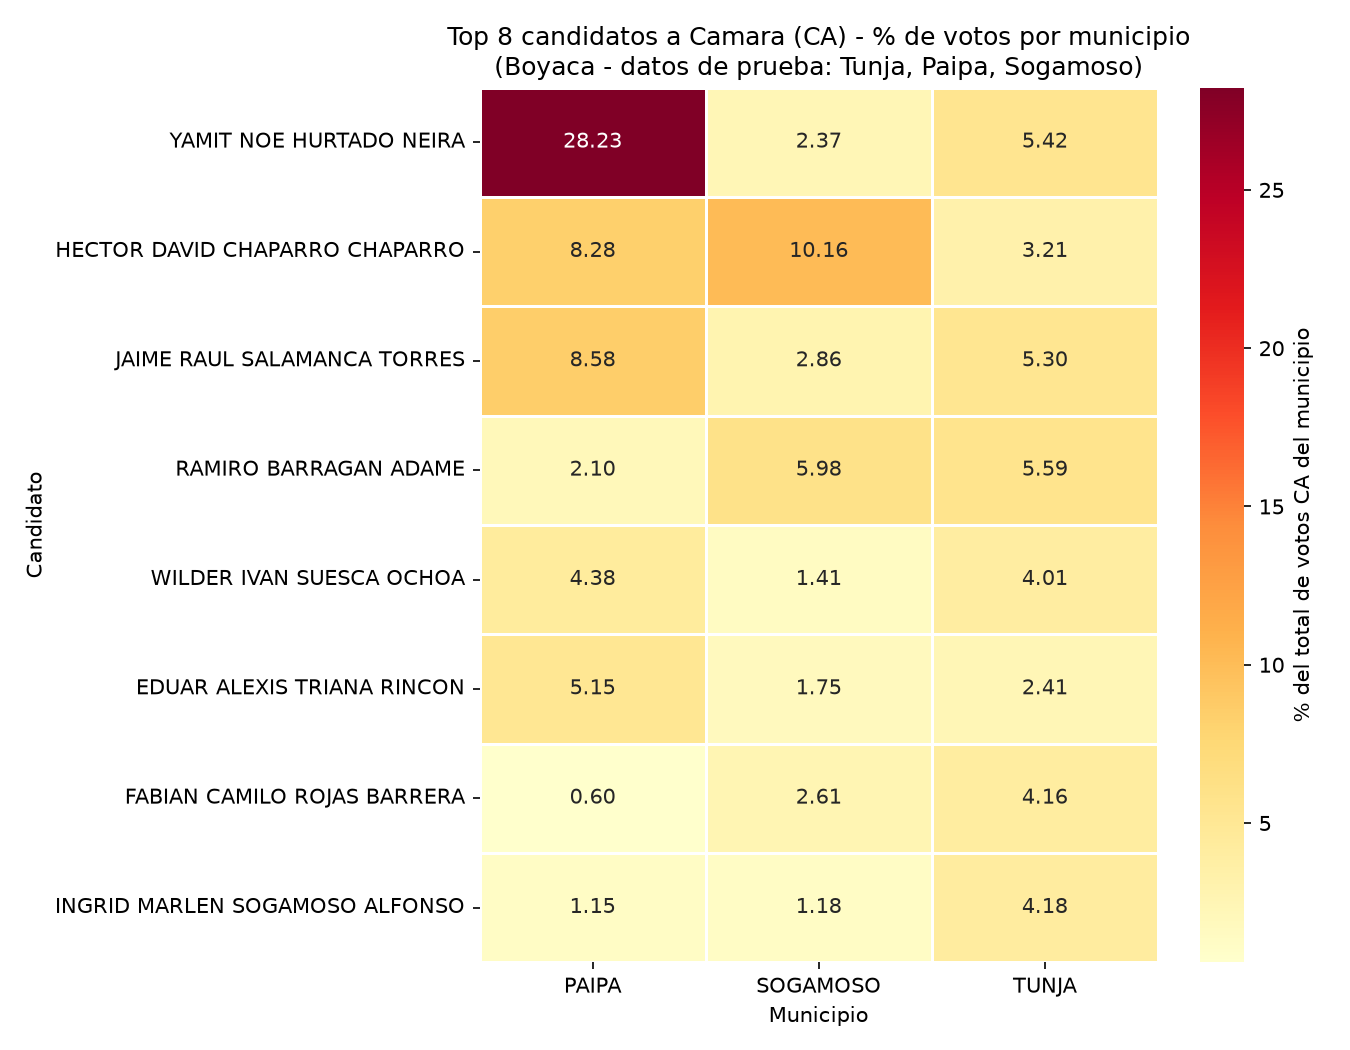

Here is the Python script that generated this plot:
"""
5.1 - Heatmap: top 8 candidatos CA x municipios, valores = % del total de votos
CA de cada municipio.

Salida: viz/heatmap_municipios.png

Nota: la base de datos actual solo contiene datos scrapeados (de prueba) para
3 municipios de Boyaca (TUNJA, PAIPA, SOGAMOSO). No se dispone de un cuarto
municipio con datos reales, por lo que el heatmap se genera con los
municipios disponibles.
"""
import os
import sqlite3

import matplotlib.pyplot as plt
import pandas as pd
import seaborn as sns

BASE_DIR = os.path.dirname(os.path.dirname(os.path.abspath(__file__)))
DB_PATH = os.path.join(BASE_DIR, "carga_log.db")
OUT_PATH = os.path.join(BASE_DIR, "viz", "heatmap_municipios.png")


def cargar_datos(conn):
    query = """
        SELECT
            ca.nombre_completo AS candidato,
            m.nombre AS municipio,
            SUM(rv.votos) AS votos
        FROM resultados_votacion rv
        JOIN corporacion co ON co.id = rv.corporacion_id
        JOIN candidato ca ON ca.id = rv.candidato_id
        JOIN municipio m ON m.id = rv.municipio_id
        WHERE co.codigo = 'CA'
          AND ca.nombre_completo != 'SOLO POR LA LISTA'
        GROUP BY ca.nombre_completo, m.nombre
    """
    return pd.read_sql(query, conn)


def main():
    conn = sqlite3.connect(DB_PATH)
    df = cargar_datos(conn)
    conn.close()

    # Top 8 candidatos por total de votos CA (sumando todos los municipios)
    top8 = (
        df.groupby("candidato")["votos"]
        .sum()
        .sort_values(ascending=False)
        .head(8)
        .index
    )

    df_top = df[df["candidato"].isin(top8)]

    # Tabla pivote: filas = candidatos, columnas = municipios, valores = votos
    pivot_votos = df_top.pivot(index="candidato", columns="municipio", values="votos").fillna(0)
    pivot_votos = pivot_votos.reindex(top8)

    # Total de votos CA por municipio (todos los candidatos, incluyendo SOLO POR LA LISTA)
    totales_municipio = df.groupby("municipio")["votos"].sum()
    # Sumar tambien SOLO POR LA LISTA al total real por municipio
    conn = sqlite3.connect(DB_PATH)
    totales_reales = pd.read_sql(
        """
        SELECT m.nombre AS municipio, SUM(rv.votos) AS votos
        FROM resultados_votacion rv
        JOIN corporacion co ON co.id = rv.corporacion_id
        JOIN municipio m ON m.id = rv.municipio_id
        WHERE co.codigo = 'CA'
        GROUP BY m.nombre
        """,
        conn,
    ).set_index("municipio")["votos"]
    conn.close()

    # % del total de votos CA de cada municipio
    pivot_pct = pivot_votos.div(totales_reales, axis=1) * 100

    fig, ax = plt.subplots(figsize=(9, 7))
    sns.heatmap(
        pivot_pct,
        annot=True,
        fmt=".2f",
        cmap="YlOrRd",
        cbar_kws={"label": "% del total de votos CA del municipio"},
        linewidths=0.5,
        linecolor="white",
        ax=ax,
    )
    ax.set_title(
        "Top 8 candidatos a Camara (CA) - % de votos por municipio\n"
        "(Boyaca - datos de prueba: Tunja, Paipa, Sogamoso)",
        fontsize=12,
    )
    ax.set_xlabel("Municipio")
    ax.set_ylabel("Candidato")
    plt.tight_layout()
    plt.savefig(OUT_PATH, dpi=150)
    print(f"Heatmap guardado en: {OUT_PATH}")


if __name__ == "__main__":
    main()
